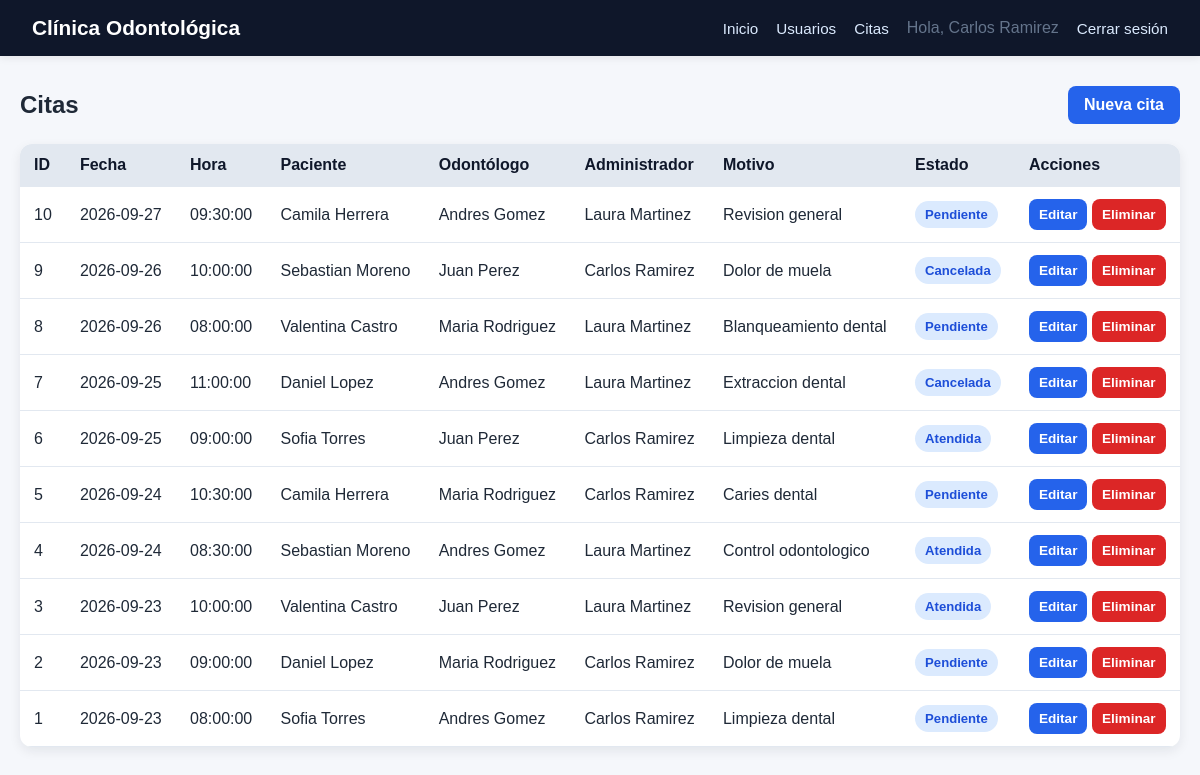
The page /index.php?controller=citas&action=index (signed in) on the database its author committed.
### tables this page shows
CREATE TABLE citas (
    id_cita INT AUTO_INCREMENT PRIMARY KEY,
    fecha DATE NOT NULL,
    hora TIME NOT NULL,
    motivo VARCHAR(255),
    id_usuario_paciente INT NOT NULL,
    id_usuario_odontologo INT NOT NULL,
    id_usuario_administrador INT NOT NULL,
    id_estado_cita INT NOT NULL,
    CONSTRAINT fk_cita_paciente FOREIGN KEY (id_usuario_paciente)
        REFERENCES usuarios(id_usuario)
        ON DELETE RESTRICT,
    CONSTRAINT fk_cita_odontologo FOREIGN KEY (id_usuario_odontologo)
        REFERENCES usuarios(id_usuario)
        ON DELETE RESTRICT,
    CONSTRAINT fk_cita_administrador FOREIGN KEY (id_usuario_administrador)
        REFERENCES usuarios(id_usuario)
        ON DELETE RESTRICT,
    CONSTRAINT fk_cita_estado FOREIGN KEY (id_estado_cita)
        REFERENCES estados_cita(id_estado_cita)
        ON DELETE RESTRICT,
    CONSTRAINT uq_odontologo_fecha_hora UNIQUE (id_usuario_odontologo, fecha, hora)
);

CREATE TABLE usuarios (
    id_usuario INT AUTO_INCREMENT PRIMARY KEY,
    nombre VARCHAR(50) NOT NULL,
    numero_documento VARCHAR(20) NOT NULL UNIQUE,
    telefono VARCHAR(20) NOT NULL UNIQUE,
    correo VARCHAR(50) NOT NULL UNIQUE,
    contrasenia VARCHAR(50) NOT NULL,
    activo BOOLEAN NOT NULL DEFAULT TRUE,
    fecha_creacion TIMESTAMP DEFAULT CURRENT_TIMESTAMP,
    id_rol INT NOT NULL,
    CONSTRAINT fk_usuario_rol FOREIGN KEY (id_rol)
        REFERENCES roles(id_rol)
);

CREATE TABLE estados_cita (
    id_estado_cita INT AUTO_INCREMENT PRIMARY KEY,
    nombre_estado_cita VARCHAR(30) NOT NULL UNIQUE
);

### controllers/CitaController.php (called while the page is built, shortened)
<?php
require_once __DIR__ . '/../models/Cita.php';
class CitaController
{
    public function index(): void
    {
        $citaModel = new Cita();
        $citas = $citaModel->getAll();
        require __DIR__ . '/../views/citas/index.php';
    }
}

### index.php (called while the page is built, shortened)
<?php
require __DIR__ . '/config/database.php';
require __DIR__ . '/models/Database.php';
$action = $_GET['action'] ?? 'index';
$controller = new $controllerClass();
$controller->$action();

### models/Database.php (called while the page is built)
<?php
class Database
{
    private static ?PDO $connection = null;
    public static function getConnection(): PDO
    {
        if (self::$connection === null) {
            $dsn = 'mysql:host=' . DB_HOST . ';dbname=' . DB_NAME . ';charset=utf8mb4';
            self::$connection = new PDO(
                $dsn,
                DB_USER,
                DB_PASS,
                [
                    PDO::ATTR_ERRMODE => PDO::ERRMODE_EXCEPTION,
                    PDO::ATTR_DEFAULT_FETCH_MODE => PDO::FETCH_ASSOC,
                    PDO::ATTR_EMULATE_PREPARES => false,
                ]
            );
        }
        return self::$connection;
    }
}

### models/Cita.php (called while the page is built, shortened)
<?php
class Cita
{
    private PDO $db;
    public function __construct()
    {
        $this->db = Database::getConnection();
    }
    public function getAll(): array
    {
        $sql = "
            SELECT c.*,
                   p.nombre AS paciente,
                   o.nombre AS odontologo,
                   a.nombre AS administrador,
                   e.nombre_estado_cita AS estado
            FROM citas c
            INNER JOIN usuarios p ON p.id_usuario = c.id_usuario_paciente
            INNER JOIN usuarios o ON o.id_usuario = c.id_usuario_odontologo
            INNER JOIN usuarios a ON a.id_usuario = c.id_usuario_administrador
            INNER JOIN estados_cita e ON e.id_estado_cita = c.id_estado_cita
            ORDER BY c.fecha DESC, c.hora DESC
        ";
        $stmt = $this->db->query($sql);
        return $stmt->fetchAll();
    }
}

### views/citas/index.php (the view, shortened to what this page needs)
<?php
require __DIR__ . '/../layout/header.php';
?>
<div class="toolbar">
    <h1 class="section-title" style="margin:0;">Citas</h1>
    <a href="index.php?controller=citas&action=new" class="btn">Nueva cita</a>
</div>
<table>
    <thead>
        <tr>
            <th>ID</th>
            <th>Fecha</th>
            <th>Hora</th>
            <th>Paciente</th>
            <th>Odontólogo</th>
            <th>Administrador</th>
            <th>Motivo</th>
            <th>Estado</th>
            <th>Acciones</th>
        </tr>
    </thead>
    <tbody>
        <?php foreach ($citas as $cita): ?>
            <tr>
                <td><?php echo (int) $cita['id_cita']; ?></td>
                <td><?php echo htmlspecialchars($cita['fecha']); ?></td>
                <td><?php echo htmlspecialchars($cita['hora']); ?></td>
                <td><?php echo htmlspecialchars($cita['paciente']); ?></td>
                <td><?php echo htmlspecialchars($cita['odontologo']); ?></td>
                <td><?php echo htmlspecialchars($cita['administrador']); ?></td>
                <td><?php echo htmlspecialchars($cita['motivo'] ?? 'Sin motivo'); ?></td>
                <td><span class="badge"><?php echo htmlspecialchars($cita['estado']); ?></span></td>
                <td>
                    <a class="btn small" href="index.php?controller=citas&action=edit&id=<?php echo (int) $cita['id_cita']; ?>">Editar</a>
                    <a class="btn small danger" href="index.php?controller=citas&action=delete&id=<?php echo (int) $cita['id_cita']; ?>" onclick="return confirm('¿Deseas eliminar esta cita?');">Eliminar</a>
                </td>
            </tr>
        <?php endforeach; ?>
    </tbody>
</table>
<?php require __DIR__ . '/../layout/footer.php'; ?>

### assets/css/styles.css (style rules this page uses)
* { box-sizing: border-box; }
body { margin: 0; font-family: Arial, Helvetica, sans-serif; background: #f5f7fb; color: #1f2937; }
a { color: inherit; text-decoration: none; }
table { width: 100%; border-collapse: collapse; background: white; box-shadow: 0 4px 12px rgba(15, 23, 42, 0.08); border-radius: 12px; overflow: hidden; }
th, td { text-align: left; padding: 12px 14px; border-bottom: 1px solid #e2e8f0; }
th { background: #e2e8f0; color: #0f172a; }
.badge { display: inline-block; padding: 6px 10px; border-radius: 999px; font-size: 0.82rem; font-weight: 700; background: #dbeafe; color: #1d4ed8; }
.section-title { margin: 30px 0 15px; font-size: 1.5rem; }
.toolbar { display: flex; justify-content: space-between; align-items: center; gap: 12px; margin: 20px 0; flex-wrap: wrap; }
.btn { display: inline-block; padding: 10px 16px; border: none; border-radius: 8px; cursor: pointer; font-weight: 700; text-decoration: none; background: #2563eb; color: white; }
.btn.danger { background: #dc2626; }
.btn.small { padding: 8px 10px; font-size: 0.85rem; }

### rows shown on the page
citas: id_cita "10", fecha "2026-09-27", hora "09:30:00", id_usuario_paciente.nombre "Camila Herrera", id_usuario_odontologo.nombre "Andres Gomez", id_usuario_administrador.nombre "Laura Martinez", motivo "Revision general", id_estado_cita.nombre_estado_cita "Pendiente"
citas: id_cita "9", fecha "2026-09-26", hora "10:00:00", id_usuario_paciente.nombre "Sebastian Moreno", id_usuario_odontologo.nombre "Juan Perez", id_usuario_administrador.nombre "Carlos Ramirez", motivo "Dolor de muela", id_estado_cita.nombre_estado_cita "Cancelada"
citas: id_cita "8", fecha "2026-09-26", hora "08:00:00", id_usuario_paciente.nombre "Valentina Castro", id_usuario_odontologo.nombre "Maria Rodriguez", id_usuario_administrador.nombre "Laura Martinez", motivo "Blanqueamiento dental", id_estado_cita.nombre_estado_cita "Pendiente"
citas: id_cita "7", fecha "2026-09-25", hora "11:00:00", id_usuario_paciente.nombre "Daniel Lopez", id_usuario_odontologo.nombre "Andres Gomez", id_usuario_administrador.nombre "Laura Martinez", motivo "Extraccion dental", id_estado_cita.nombre_estado_cita "Cancelada"
citas: id_cita "6", fecha "2026-09-25", hora "09:00:00", id_usuario_paciente.nombre "Sofia Torres", id_usuario_odontologo.nombre "Juan Perez", id_usuario_administrador.nombre "Carlos Ramirez", motivo "Limpieza dental", id_estado_cita.nombre_estado_cita "Atendida"
citas: id_cita "5", fecha "2026-09-24", hora "10:30:00", id_usuario_paciente.nombre "Camila Herrera", id_usuario_odontologo.nombre "Maria Rodriguez", id_usuario_administrador.nombre "Carlos Ramirez", motivo "Caries dental", id_estado_cita.nombre_estado_cita "Pendiente"
citas: id_cita "4", fecha "2026-09-24", hora "08:30:00", id_usuario_paciente.nombre "Sebastian Moreno", id_usuario_odontologo.nombre "Andres Gomez", id_usuario_administrador.nombre "Laura Martinez", motivo "Control odontologico", id_estado_cita.nombre_estado_cita "Atendida"
citas: id_cita "3", fecha "2026-09-23", hora "10:00:00", id_usuario_paciente.nombre "Valentina Castro", id_usuario_odontologo.nombre "Juan Perez", id_usuario_administrador.nombre "Laura Martinez", motivo "Revision general", id_estado_cita.nombre_estado_cita "Atendida"
citas: id_cita "2", fecha "2026-09-23", hora "09:00:00", id_usuario_paciente.nombre "Daniel Lopez", id_usuario_odontologo.nombre "Maria Rodriguez", id_usuario_administrador.nombre "Carlos Ramirez", motivo "Dolor de muela", id_estado_cita.nombre_estado_cita "Pendiente"
citas: id_cita "1", fecha "2026-09-23", hora "08:00:00", id_usuario_paciente.nombre "Sofia Torres", id_usuario_odontologo.nombre "Andres Gomez", id_usuario_administrador.nombre "Carlos Ramirez", motivo "Limpieza dental", id_estado_cita.nombre_estado_cita "Pendiente"

### other values the page prints
$_SESSION['nombre'] "Carlos Ramirez"
